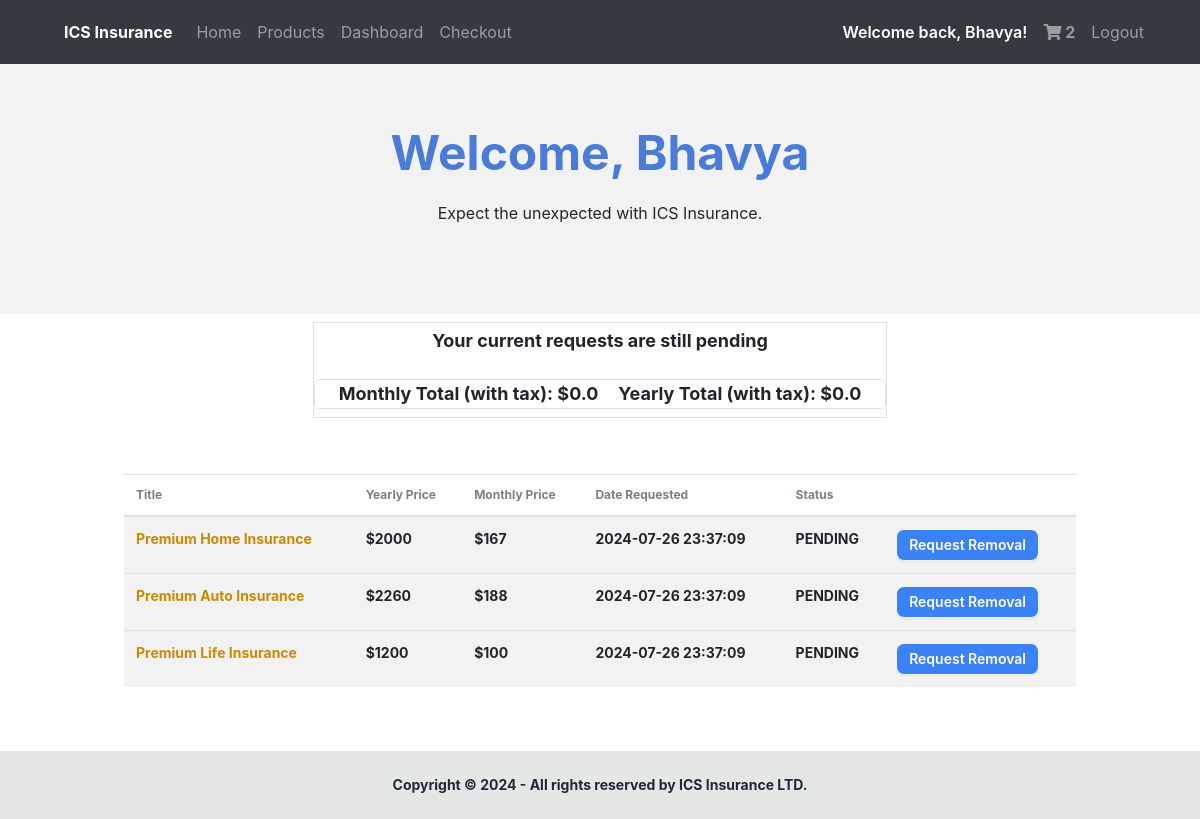
The app's page /dashboard (signed in) with its own data.
### docs/models.py (models this page shows, shortened)
class User(db.Model, UserMixin): #Use UserMixin class to add prexisting methods
    id = db.Column(db.Integer(), primary_key = True)
    username = db.Column(db.String(length = 45), nullable = False, unique = True)
    email_address = db.Column(db.String(), unique = True, nullable = False)
    password_hash = db.Column(db.String(), nullable = False)
    isAdmin = db.Column(db.Boolean())
    insuranceSelection = db.relationship('Purchases', backref = "insurance_selection", lazy = True)
    @property
    def password(self):
      return self.password

class Purchases(db.Model):
  id = db.Column(db.Integer(), primary_key = True)
  title =  db.Column(db.String(length = 45), nullable = False)
  type =  db.Column(db.String(length = 45), nullable = False)
  purchased_date = db.Column(db.DateTime(timezone=True), default=func.now())
  yearly_price = db.Column(db.Integer(), nullable = False)
  month_price = db.Column(db.Integer(), nullable = False)
  owner = db.Column(db.Integer(), db.ForeignKey("user.id"))
  status = db.Column(db.String(length = 45), nullable = False)

### docs/routes.py (the view)
@login_required #Require login before the route to the dashboard is set up
@app.route("/dashboard", methods = ["POST", "GET"])
def dashboard_page():
  list_of_messages = [
    "Insure your assets today.",
    "Protect you and your loved ones today.",
    "Expect the unexpected with ICS Insurance.",
    "Be prepared for anything that comes your way.",
    "Remain adaptable.",
  ]
  display_message = random.choice(list_of_messages)
  if not current_user.is_authenticated:
    return redirect(url_for("login_page"))
  approved = Purchases.query.filter_by(owner = current_user.id, status = "APPROVED").all()
  pending = Purchases.query.filter_by(owner = current_user.id, status = "PENDING").all()
  declined = Purchases.query.filter_by(owner = current_user.id, status = "DECLINED").all()
  cart_count = Cart.query.filter_by(owner = current_user.id).count()
  monthly_total = 0
  for item in approved:
    monthly_total += item.month_price
  monthly_total = monthly_total * 1.13
  monthly_total = round(monthly_total, 2)
  yearly_total = 0
  for item in approved:
    yearly_total += item.yearly_price
  yearly_total = yearly_total * 1.13
  yearly_total = round(yearly_total, 2)
  discount=0
  if len(approved) == 2:
    yearly_total = yearly_total * 0.9
    monthly_total = monthly_total * 0.9
    monthly_total = round(monthly_total, 2)
    yearly_total = round(yearly_total, 2)
    discount = 10
  elif len(approved) > 2:
    yearly_total = yearly_total * 0.8
    monthly_total = monthly_total * 0.8
    monthly_total = round(monthly_total, 2)
    yearly_total = round(yearly_total, 2)
    discount = 20
  else:
    yearly_total = yearly_total
    monthly_total = monthly_total
    monthly_total = round(monthly_total, 2)
    yearly_total = round(yearly_total, 2)
    discount = 0
  approved_types = ""
  if approved != []:
    for item in approved:
      approved_types += item.type + " + "
    approved_types = approved_types[:-3]
  else:
    approved_types = 0
  return render_template("dashboard.html", cart_count = cart_count,approved_types=approved_types, discount=discount, user = current_user, approved = approved, pending = pending, declined = declined, monthly_total = monthly_total, yearly_total = yearly_total, display_message = display_message)

### docs/models.py (called while the page is built)
@loginmanager.user_loader #Required property for the users to be authenticated
def load_user(user_id):
    return User.query.get(user_id)

### docs/templates/dashboard.html (shortened to what this page needs)
{% extends "base.html" %} {%block head%} {%endblock %} {% block body %} {% if
current_user.is_authenticated %}
<div class="hero bg-base-200 min-h-[250px]">
  <div class="hero-content text-center">
    <div class="max-w-md">
      <h1 style="color: rgb(73, 123, 215)" class="text-5xl font-bold">
        Welcome, {{ current_user.username }}
      </h1>
      <p class="py-6">{{ display_message }}</p>
    </div>
  </div>
</div>
<div
  class="totals text-lg mx-auto flex flex-col gap-y-3 text-center my-2 font-bold border border-2 border-pink-600"
>
   {% if approved or declined or pending %} {% if pending and not
  approved and not declined%}
  <p class="text-lg my-1">Your current requests are still pending</p>
  {% elif declined and not
    approved and not pending %}
    <p class="text-lg my-1">Your requests have been declined</p>
  {% endif %}
  <div
    class="text-lg my-2 flex-row flex justify-center gap-x-5 rounded-md border border-2 w-fit mx-auto px-4 border-pink-600"
  >
    <p>Monthly Total (with tax): ${{ monthly_total }}</p>
    <p>Yearly Total (with tax): ${{ yearly_total }}</p>
  </div>
  {% endif %}
</div>
<div class="w-5/6 mx-auto px-4 py-12">
  <div class="overflow-x-auto font-bold">
    <table class="table">
      {% if approved or pending or declined %}
      <thead>
        <tr>
          <th>Title</th>
          <th>Yearly Price</th>
          <th>Monthly Price</th>
          <th>Date Requested</th>
          <th>Status</th>
          <th></th>
        </tr>
      </thead>
      <tbody>
         {% for pending_item in pending %}
        <tr class="bg-base-200">
          <td class="text-yellow-600 font-bold">{{pending_item.title}}</td>
          <td>${{pending_item.yearly_price}}</td>
          <td>${{pending_item.month_price}}</td>
          <td>{{pending_item.purchased_date}}</td>
          <td>{{pending_item.status}}</td>
          <td>
            <a
              href="/removeoption?item_id={{pending_item.id}}"
              class="btn btn-sm bg-blue-500 text-white"
            >
              Request Removal
            </a>
          </td>
        </tr>
        {% endfor %}
      </tbody>
    {% endif %}
  </table>
  {% endif %}
  </div>
</div>
{% endblock %}

### docs/templates/base.html (shortened to what this page needs)
<!DOCTYPE html>
<html lang="en" data-theme="light">
  <head>
    <link
      rel="stylesheet"
      href="https://stackpath.bootstrapcdn.com/bootstrap/4.4.1/css/bootstrap.min.css"
    />
    <link
      rel="stylesheet"
      href="https://cdnjs.cloudflare.com/ajax/libs/font-awesome/5.15.3/css/all.min.css"
    />
    <link
      rel="stylesheet"
      href="https://stackpath.bootstrapcdn.com/font-awesome/4.7.0/css/font-awesome.min.css"
    />
    <link
      href="https://cdn.jsdelivr.net/npm/daisyui@4.12.10/dist/full.min.css"
      rel="stylesheet"
      type="text/css"
    />
    <link
      href="https://cdn.jsdelivr.net/npm/daisyui@4.12.10/dist/full.min.css"
      rel="stylesheet"
      type="text/css"
    />
    <script src="https://cdn.tailwindcss.com"></script>
  </head>
  <body style="overflow-x: clip;" class="bg-white min-h-screen flex flex-start flex-col" style="background-color: white">
    <nav class="navbar navbar-expand-lg navbar-dark bg-dark">
      <div class="collapse navbar-collapse" id="navbar">
        <div class="navbar-nav flex-grow-1 ms-10 me-10">
          <a class="nav-item nav-link font-bold text-white mx-2"
            >ICS Insurance</a
          >
          <a class="nav-item nav-link" id="home" href="/">Home</a>
          <a class="nav-item nav-link" id="products" href="/products"
            >Products</a
          >
          {% if current_user.is_authenticated %}
          <a class="nav-item nav-link" id="dashboard" href="/dashboard"
            >Dashboard</a
          >
          <a class="nav-item nav-link" id="checkout" href="/checkout"
            >Checkout</a
          >
          <div class="lg:ml-auto lg:flex lg:align-items-center justify-center">
            <p class="font-semibold text-white my-auto mx-2">
              Welcome back, {{current_user.username}}!
            </p>
            <a
              class="nav-item nav-link font-bold"
              id="shopping-cart"
              href="/checkout"
            >
              <i class="fas fa-shopping-cart"></i>
              {% if current_user.is_authenticated %} {{cart_count}} {% endif %}
            </a>
            <a class="nav-item nav-link" id="logout" href="/logout">Logout</a>
          </div>
          {% endif %}
        </div>
      </div>
    </nav>
    {% block body %}{% endblock %}
  </body>
  <footer class="footer footer-center bg-base-300 text-base-content p-4 md:p-6 lg:p-8 mt-auto font-bold">
    <aside>
      <p>Copyright © 2024 - All rights reserved by ICS Insurance LTD.</p>
    </aside>
  </footer>
</html>

### records on screen
User: username "Bhavya"
Purchases: title "Premium Home Insurance", yearly_price "2000", month_price "167", purchased_date "2024-07-26 23:37:09", status "PENDING"
Purchases: title "Premium Auto Insurance", yearly_price "2260", month_price "188", purchased_date "2024-07-26 23:37:09", status "PENDING"
Purchases: title "Premium Life Insurance", yearly_price "1200", month_price "100", purchased_date "2024-07-26 23:37:09", status "PENDING"

### other values on screen
{{ cart_count }} "2"
{{ monthly_total }} "0.0"
{{ yearly_total }} "0.0"
